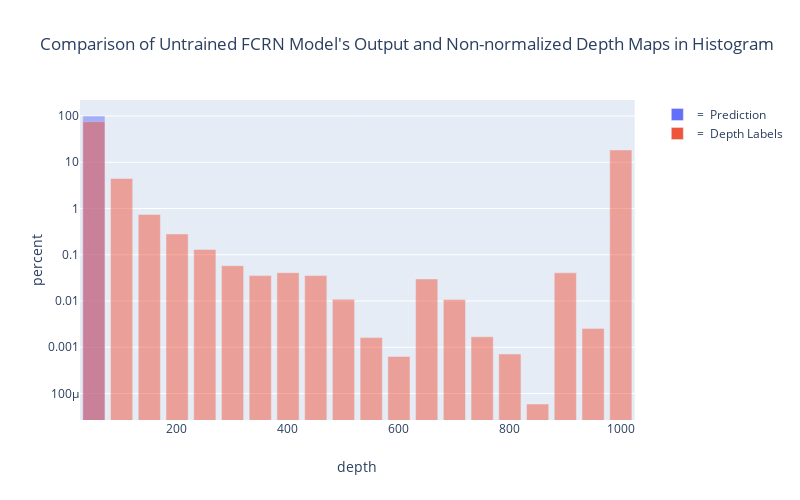

The notebook cell this image was saved under:
### Code cell
fig = px.bar(a, x='depth', y='percent',  log_y=True, height=500, width=800,  color='label',barmode='overlay', labels={'label':""}, 
       title="Comparison of Untrained FCRN Model's Output and Non-normalized Depth Maps in Histogram")
fig.write_html("Comparison of Untrained FCRN Model's Output and Non-normalized Depth Maps in Histogram.html")
fig

### Figure 1 — Plotly figure (JSON) as saved in the notebook; plotly's stock layout.template omitted (floating-point values rounded to 4 significant figures)
{"data": [{"alignmentgroup": "True", "hoverlabel": {"namelength": 0}, "hovertemplate": "=  Prediction<br>depth=%{x}<br>percent=%{y}", "legendgroup": "=  Prediction", "marker": {"color": "#636efa", "opacity": 0.5}, "name": "=  Prediction", "offsetgroup": "=  Prediction", "orientation": "v", "showlegend": true, "textposition": "auto", "type": "bar", "x": [51.72, 101.6, 151.5, 201.4, 251.4, 301.3, 351.2, 401.1, 451.0, 500.9, 550.8, 600.7, 650.6, 700.5, 750.5, 800.4, 850.3, 900.2, 950.1, 1000], "xaxis": "x", "y": [100, 0, 0, 0, 0, 0, 0, 0, 0, 0, 0, 0, 0, 0, 0, 0, 0, 0, 0, 0], "yaxis": "y"}, {"alignmentgroup": "True", "hoverlabel": {"namelength": 0}, "hovertemplate": "=  Depth Labels<br>depth=%{x}<br>percent=%{y}", "legendgroup": "=  Depth Labels", "marker": {"color": "#EF553B", "opacity": 0.5}, "name": "=  Depth Labels", "offsetgroup": "=  Depth Labels", "orientation": "v", "showlegend": true, "textposition": "auto", "type": "bar", "x": [51.72, 101.6, 151.5, 201.4, 251.4, 301.3, 351.2, 401.1, 451.0, 500.9, 550.8, 600.7, 650.6, 700.5, 750.5, 800.4, 850.3, 900.2, 950.1, 1000], "xaxis": "x", "y": [75.67, 4.455, 0.7453, 0.2816, 0.1299, 0.05815, 0.03538, 0.04099, 0.03547, 0.01091, 0.001617, 0.0006339, 0.03004, 0.01078, 0.001687, 0.0007139, 5.929e-05, 0.04063, 0.002557, 18.45], "yaxis": "y"}], "layout": {"barmode": "overlay", "height": 500, "legend": {"tracegroupgap": 0}, "title": {"text": "Comparison of Untrained FCRN Model's Output and Non-normalized Depth Maps in Histogram"}, "width": 800, "xaxis": {"anchor": "y", "autorange": true, "domain": [0, 0.98], "range": [26.76, 1025.0], "title": {"text": "depth"}, "type": "linear"}, "yaxis": {"anchor": "x", "autorange": true, "domain": [0, 1], "range": [-4.573, 2.346], "title": {"text": "percent"}, "type": "log"}}}
